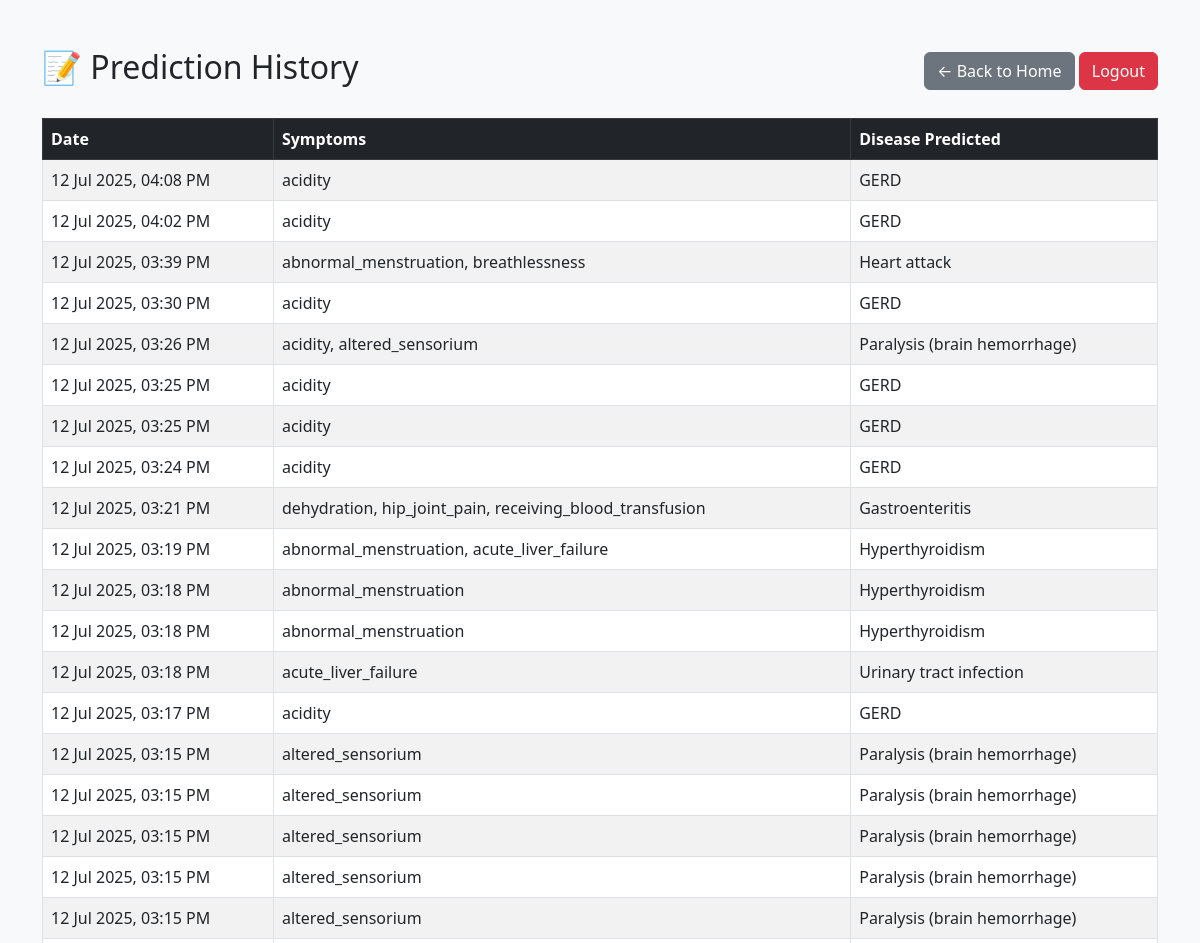
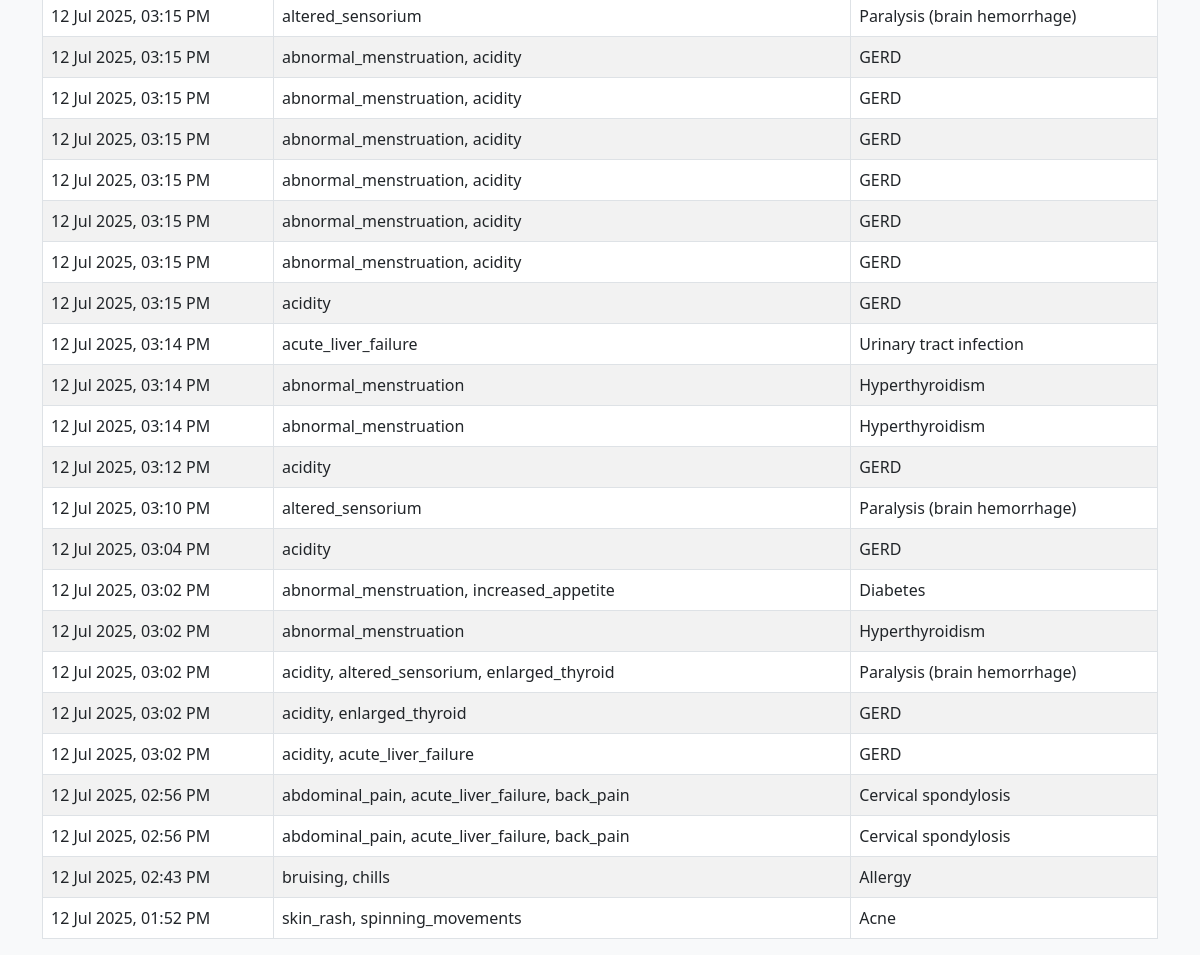
The app's page /history (signed in) with its own data (2 pictures, top to bottom).
### app.py (models this page shows)
class Prediction(db.Model):
    id = db.Column(db.Integer, primary_key=True)
    user_id = db.Column(db.Integer, db.ForeignKey('user.id'))
    symptoms = db.Column(db.String, nullable=False)
    disease = db.Column(db.String, nullable=False)
    timestamp = db.Column(db.DateTime, default=datetime.utcnow)

### app.py (the view)
@app.route("/history")
@login_required
def history():
    records = Prediction.query.filter_by(user_id=current_user.id).order_by(Prediction.timestamp.desc()).all()
    return render_template("history.html", records=records)

### app.py (called while the page is built)
@login_manager.user_loader
def load_user(user_id):
    return User.query.get(int(user_id))

### templates/history.html (shortened to what this page needs)
<!DOCTYPE html>
<html>
<head>
    <link href="https://cdn.jsdelivr.net/npm/bootstrap@5.3.0/dist/css/bootstrap.min.css" rel="stylesheet">
</head>
<body class="bg-light">
    <div class="container mt-5">
        <div class="d-flex justify-content-between align-items-center mb-4">
            <h2>📝 Prediction History</h2>
            <div>
                <a href="/home" class="btn btn-secondary">← Back to Home</a>
                <a href="/logout" class="btn btn-danger">Logout</a>
            </div>
        </div>
        {% if records %}
            <table class="table table-bordered table-striped">
                <thead class="table-dark">
                    <tr>
                        <th>Date</th>
                        <th>Symptoms</th>
                        <th>Disease Predicted</th>
                    </tr>
                </thead>
                <tbody>
                    {% for record in records %}
                        <tr>
                            <td>{{ record.timestamp.strftime('%d %b %Y, %I:%M %p') }}</td>
                            <td>{{ record.symptoms }}</td>
                            <td>{{ record.disease }}</td>
                        </tr>
                    {% endfor %}
                </tbody>
            </table>
        {% else %}
            <div class="alert alert-info">
                No prediction history found.
            </div>
        {% endif %}
    </div>
</body>
</html>

### records on screen
Prediction: timestamp "12 Jul 2025, 04:08 PM", symptoms "acidity", disease "GERD"
Prediction: timestamp "12 Jul 2025, 04:02 PM", symptoms "acidity", disease "GERD"
Prediction: timestamp "12 Jul 2025, 03:39 PM", symptoms "abnormal_menstruation, breathlessness", disease "Heart attack"
Prediction: timestamp "12 Jul 2025, 03:30 PM", symptoms "acidity", disease "GERD"
Prediction: timestamp "12 Jul 2025, 03:26 PM", symptoms "acidity, altered_sensorium", disease "Paralysis (brain hemorrhage)"
Prediction: timestamp "12 Jul 2025, 03:25 PM", symptoms "acidity", disease "GERD"
Prediction: timestamp "12 Jul 2025, 03:25 PM", symptoms "acidity", disease "GERD"
Prediction: timestamp "12 Jul 2025, 03:24 PM", symptoms "acidity", disease "GERD"
Prediction: timestamp "12 Jul 2025, 03:21 PM", symptoms "dehydration, hip_joint_pain, receiving_blood_transfusion", disease "Gastroenteritis"
Prediction: timestamp "12 Jul 2025, 03:19 PM", symptoms "abnormal_menstruation, acute_liver_failure", disease "Hyperthyroidism"
Prediction: timestamp "12 Jul 2025, 03:18 PM", symptoms "abnormal_menstruation", disease "Hyperthyroidism"
Prediction: timestamp "12 Jul 2025, 03:18 PM", symptoms "abnormal_menstruation", disease "Hyperthyroidism"
Prediction: timestamp "12 Jul 2025, 03:18 PM", symptoms "acute_liver_failure", disease "Urinary tract infection"
Prediction: timestamp "12 Jul 2025, 03:17 PM", symptoms "acidity", disease "GERD"
Prediction: timestamp "12 Jul 2025, 03:15 PM", symptoms "altered_sensorium", disease "Paralysis (brain hemorrhage)"
Prediction: timestamp "12 Jul 2025, 03:15 PM", symptoms "altered_sensorium", disease "Paralysis (brain hemorrhage)"
Prediction: timestamp "12 Jul 2025, 03:15 PM", symptoms "altered_sensorium", disease "Paralysis (brain hemorrhage)"
Prediction: timestamp "12 Jul 2025, 03:15 PM", symptoms "altered_sensorium", disease "Paralysis (brain hemorrhage)"
Prediction: timestamp "12 Jul 2025, 03:15 PM", symptoms "altered_sensorium", disease "Paralysis (brain hemorrhage)"
Prediction: timestamp "12 Jul 2025, 03:15 PM", symptoms "altered_sensorium", disease "Paralysis (brain hemorrhage)"
Prediction: timestamp "12 Jul 2025, 03:15 PM", symptoms "abnormal_menstruation, acidity", disease "GERD"
Prediction: timestamp "12 Jul 2025, 03:15 PM", symptoms "abnormal_menstruation, acidity", disease "GERD"
Prediction: timestamp "12 Jul 2025, 03:15 PM", symptoms "abnormal_menstruation, acidity", disease "GERD"
Prediction: timestamp "12 Jul 2025, 03:15 PM", symptoms "abnormal_menstruation, acidity", disease "GERD"
Prediction: timestamp "12 Jul 2025, 03:15 PM", symptoms "abnormal_menstruation, acidity", disease "GERD"
Prediction: timestamp "12 Jul 2025, 03:15 PM", symptoms "abnormal_menstruation, acidity", disease "GERD"
Prediction: timestamp "12 Jul 2025, 03:15 PM", symptoms "acidity", disease "GERD"
Prediction: timestamp "12 Jul 2025, 03:14 PM", symptoms "acute_liver_failure", disease "Urinary tract infection"
Prediction: timestamp "12 Jul 2025, 03:14 PM", symptoms "abnormal_menstruation", disease "Hyperthyroidism"
Prediction: timestamp "12 Jul 2025, 03:14 PM", symptoms "abnormal_menstruation", disease "Hyperthyroidism"
Prediction: timestamp "12 Jul 2025, 03:12 PM", symptoms "acidity", disease "GERD"
Prediction: timestamp "12 Jul 2025, 03:10 PM", symptoms "altered_sensorium", disease "Paralysis (brain hemorrhage)"
Prediction: timestamp "12 Jul 2025, 03:04 PM", symptoms "acidity", disease "GERD"
Prediction: timestamp "12 Jul 2025, 03:02 PM", symptoms "abnormal_menstruation, increased_appetite", disease "Diabetes"
Prediction: timestamp "12 Jul 2025, 03:02 PM", symptoms "abnormal_menstruation", disease "Hyperthyroidism"
Prediction: timestamp "12 Jul 2025, 03:02 PM", symptoms "acidity, altered_sensorium, enlarged_thyroid", disease "Paralysis (brain hemorrhage)"
Prediction: timestamp "12 Jul 2025, 03:02 PM", symptoms "acidity, enlarged_thyroid", disease "GERD"
Prediction: timestamp "12 Jul 2025, 03:02 PM", symptoms "acidity, acute_liver_failure", disease "GERD"
Prediction: timestamp "12 Jul 2025, 02:56 PM", symptoms "abdominal_pain, acute_liver_failure, back_pain", disease "Cervical spondylosis"
Prediction: timestamp "12 Jul 2025, 02:56 PM", symptoms "abdominal_pain, acute_liver_failure, back_pain", disease "Cervical spondylosis"
Prediction: timestamp "12 Jul 2025, 02:43 PM", symptoms "bruising, chills", disease "Allergy"
Prediction: timestamp "12 Jul 2025, 01:52 PM", symptoms "skin_rash, spinning_movements", disease "Acne"
